Frame 1 (no input): blank canvas, image omitted
Frame 60 (the mouse pressed at the canvas centre just before this capture): blank canvas, image omitted
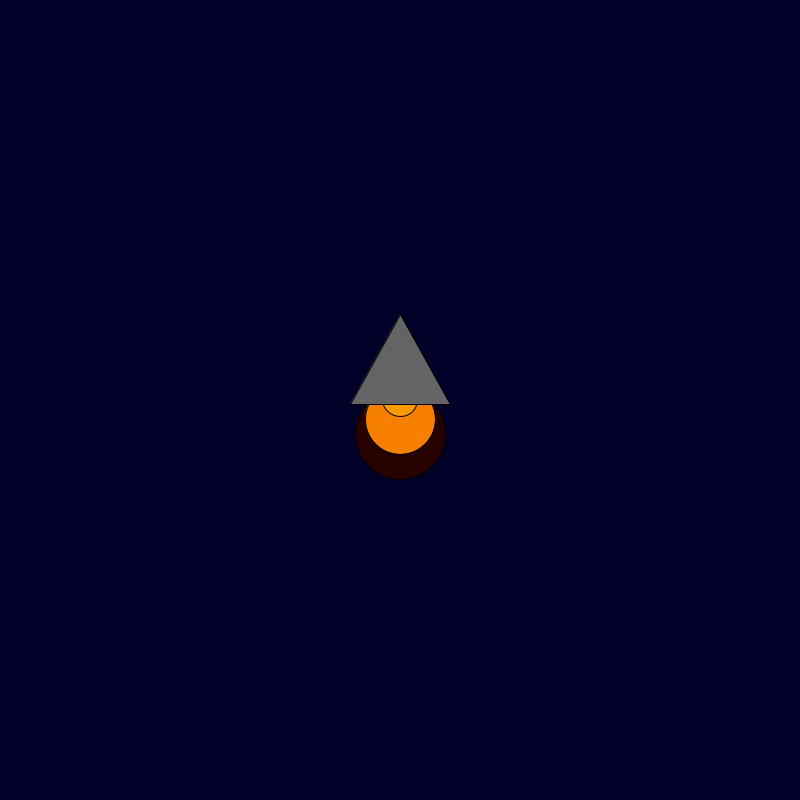
Frame 120 (the mouse held since frame 60 and released just before this capture)

The Processing sketch whose frames 1 and 60 were blank and that drew this single picture after the mouse press (run headless with seeded random() and noise(); from frame 60 on, the mouse is pressed at the canvas centre):

// Processing sketch: rocket_ship
// ── rocket_ship.pde
int x = 400; 
int y = 600; 

void setup() {
    size(800, 800);
    
}

void draw() {
  background(0, 0, 40);   
  if(mousePressed) {
    
    fill(random(255), 0, 0);
    ellipse(x, y + 130 -1, 90, 90);
    fill(248, 128, 0);
    ellipse(x, y + 115 -1, 70, 70);
    fill(255, 153, 0);
    ellipse(x, y + 95 -1, 35, 35);
    fill(100, 100, 100);
    triangle(x, y + 10 -1, x + 50, y + 100-1, x - 50, y + 100-1);
    y-=5;
  }
}
